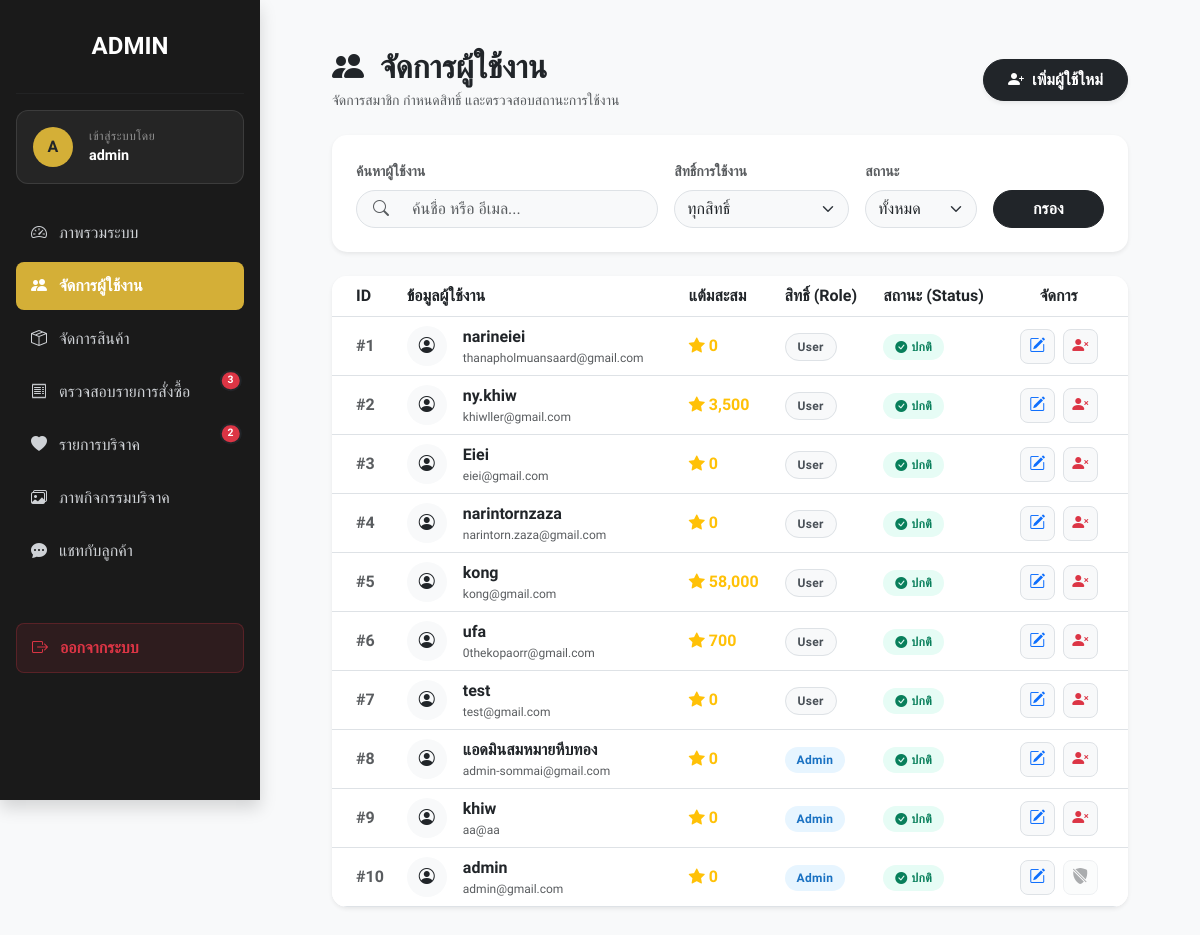
The page /admin/users.php (signed in) on the database its author committed.
### tables this page shows
CREATE TABLE `users` (
  `id` int(11) NOT NULL,
  `username` varchar(50) NOT NULL,
  `password_hash` varchar(255) NOT NULL,
  `email` varchar(100) NOT NULL,
  `role` enum('user','admin') DEFAULT 'user',
  `is_active` tinyint(1) DEFAULT 1 COMMENT '1 = ใช้งานปกติ, 0 = ระงับการใช้งาน',
  `current_points` int(11) DEFAULT 0 COMMENT 'แต้มสะสมคงเหลือ',
  `address` text DEFAULT NULL,
  `phone` varchar(20) DEFAULT NULL,
  `created_at` timestamp NOT NULL DEFAULT current_timestamp(),
  `updated_at` timestamp NOT NULL DEFAULT current_timestamp() ON UPDATE current_timestamp(),
  `reset_token` varchar(64) DEFAULT NULL,
  `reset_expires` datetime DEFAULT NULL
);

### admin/users.php (the view, shortened to what this page needs)
<?php
require_once '../config/db.php';
$search = isset($_GET['search']) ? trim($_GET['search']) : '';
$sql = "SELECT * FROM users WHERE 1=1";
$params = [];
$sql .= " ORDER BY role ASC, id DESC";
$stmt = $pdo->prepare($sql);
$stmt->execute($params);
$users = $stmt->fetchAll();
require_once 'layout/header.php';
?>
<link rel="stylesheet" href="../assets/css/admin_dashboard.css">
<div class="container-fluid py-4 px-xl-5">
    <div class="d-flex flex-column flex-md-row justify-content-between align-items-md-center mb-4 gap-3">
        <div>
            <h2 class="fw-bold mb-1"><i class="bi bi-people-fill text-dark me-2"></i> จัดการผู้ใช้งาน</h2>
            <p class="text-muted mb-0 small">จัดการสมาชิก กำหนดสิทธิ์ และตรวจสอบสถานะการใช้งาน</p>
        </div>
        <a href="user_add.php" class="btn btn-dark rounded-pill px-4 py-2 shadow-sm fw-bold">
            <i class="bi bi-person-plus-fill me-2"></i>เพิ่มผู้ใช้ใหม่
        </a>
    </div>
    <div class="card card-custom mb-4 shadow-sm">
        <div class="card-body p-4">
            <form action="" method="GET" class="row g-3 align-items-end">
                <div class="col-md-5">
                    <label class="form-label small fw-bold text-muted uppercase">ค้นหาผู้ใช้งาน</label>
                    <div class="input-group border rounded-pill overflow-hidden bg-light">
                        <span class="input-group-text bg-transparent border-0 ps-3"><i class="bi bi-search text-muted"></i></span>
                        <input type="text" name="search" class="form-control border-0 bg-transparent shadow-none" placeholder="ค้นชื่อ หรือ อีเมล..." value="<?= htmlspecialchars($search) ?>">
                    </div>
                </div>
                <div class="col-md-3">
                    <label class="form-label small fw-bold text-muted uppercase">สิทธิ์การใช้งาน</label>
                    <select name="role" class="form-select border rounded-pill shadow-none bg-light">
                        <option value="">ทุกสิทธิ์</option>
                    </select>
                </div>
                <div class="col-md-2">
                    <label class="form-label small fw-bold text-muted uppercase">สถานะ</label>
                    <select name="status" class="form-select border rounded-pill shadow-none bg-light">
                        <option value="">ทั้งหมด</option>
                    </select>
                </div>
                <div class="col-md-2 d-flex gap-2">
                    <button type="submit" class="btn btn-dark w-100 rounded-pill fw-bold">กรอง</button>
                </div>
            </form>
        </div>
    </div>
    <div class="card card-custom overflow-hidden shadow-sm">
        <div class="table-responsive">
            <table class="table table-hover mb-0 align-middle">
                <thead>
                    <tr>
                        <th class="ps-4">ID</th>
                        <th>ข้อมูลผู้ใช้งาน</th>
                        <th>แต้มสะสม</th>
                        <th>สิทธิ์ (Role)</th>
                        <th>สถานะ (Status)</th>
                        <th class="text-center pe-4">จัดการ</th>
                    </tr>
                </thead>
                <tbody class="bg-white">
                    <?php if(count($users) > 0): ?>
                        <?php $i = 1; ?>
                        <?php foreach ($users as $u): ?>
                        <tr>
                             <td class="ps-4 fw-bold text-muted">#<?= $i++ ?></td>
                            <td>
                                <div class="d-flex align-items-center">
                                    <div class="bg-light text-dark rounded-circle d-flex align-items-center justify-content-center me-3" style="width: 40px; height: 40px;">
                                        <i class="bi bi-person-circle"></i>
                                    </div>
                                    <div>
                                        <div class="fw-bold text-dark mb-0"><?= htmlspecialchars($u['username']) ?></div>
                                        <div class="text-muted extra-small" style="font-size: 0.75rem;"><?= htmlspecialchars($u['email']) ?></div>
                                    </div>
                                </div>
                            </td>
                            <td>
                                <span class="fw-bold text-warning"><i class="bi bi-star-fill me-1"></i><?= number_format($u['current_points']) ?></span>
                            </td>
                            <td>
                                <?php if ($u['role'] == 'admin'): ?>
                                    <span class="badge-soft badge-role-admin">Admin</span>
                                <?php else: ?>
                                    <span class="badge-soft badge-role-user">User</span>
                                <?php endif; ?>
                            </td>
                            <td>
                                <?php if ($u['is_active']): ?>
                                    <span class="badge-soft badge-status-active"><i class="bi bi-check-circle-fill me-1"></i>ปกติ</span>
                                <?php else: ?>
                                    <span class="badge-soft badge-status-inactive"><i class="bi bi-lock-fill me-1"></i>ระงับ</span>
                                <?php endif; ?>
                            </td>
                            <td class="text-center pe-4">
                                <div class="d-flex justify-content-center gap-2">
                                    <a href="user_edit.php?id=<?= $u['id'] ?>" class="action-btn btn btn-light border text-primary" title="แก้ไข">
                                        <i class="bi bi-pencil-square"></i>
                                    </a>
                                    <?php if ($u['id'] != $_SESSION['user_id']): ?>
                                        <?php
                                            $tParams = $_GET;
                                            $tParams['toggle_status'] = $u['id'];
                                            $tUrl = "users.php?" . http_build_query($tParams);
                                        ?>
                                        <?php if ($u['is_active']): ?>
                                            <a href="<?= $tUrl ?>" class="action-btn btn btn-light border text-danger" title="ระงับบัญชี" onclick="confirmToggle(event, this.href, 'ระงับบัญชี')">
                                                <i class="bi bi-person-x-fill"></i>
                                            </a>
                                        <?php else: ?>
                                            <a href="<?= $tUrl ?>" class="action-btn btn btn-light border text-success" title="ปลดล็อก" onclick="confirmToggle(event, this.href, 'ปลดล็อกบัญชี')">
                                                <i class="bi bi-person-check-fill"></i>
                                            </a>
                                        <?php endif; ?>
                                    <?php else: ?>
                                        <button class="action-btn btn btn-light border text-muted opacity-50" disabled title="ระงับตัวเองไม่ได้">
                                            <i class="bi bi-shield-slash-fill"></i>
                                        </button>
                                    <?php endif; ?>
                                </div>
                            </td>
                        </tr>
                        <?php endforeach; ?>
                    <?php endif; ?>
                </tbody>
            </table>
        </div>
    </div>
</div>

### assets/css/admin_dashboard.css (style rules this page uses)
body { font-family: 'Prompt', sans-serif; background-color: #f4f7f6; }
.card-custom { border-radius: 16px; border: none; box-shadow: 0 4px 20px rgba(0, 0, 0, 0.03); transition: all 0.3s ease; background: #fff; }
.badge-soft { padding: 6px 12px; border-radius: 50px; font-weight: 600; font-size: 0.75rem; letter-spacing: 0.3px; }
.badge-role-admin { background-color: rgba(220, 53, 69, 0.1); color: #dc3545; }
.badge-role-user { background-color: rgba(13, 110, 253, 0.1); color: #0d6efd; }
.badge-status-active { background-color: rgba(25, 135, 84, 0.12); color: #198754; }
.action-btn { width: 36px; height: 36px; display: inline-flex; align-items: center; justify-content: center; border-radius: 50%; transition: all 0.2s ease; }

### admin/users.php (style rules this page uses)
body { font-family: 'IBM Plex Sans Thai', sans-serif; background-color: #f4f6f9; }
.card-custom { border-radius: 15px; border: none; box-shadow: 0 5px 15px rgba(0,0,0,0.05); }
.badge-soft { padding: 6px 12px; border-radius: 50px; font-weight: 600; font-size: 0.75rem; }
.badge-role-admin { background-color: #e7f5ff; color: #1971c2; }
.badge-role-user { background-color: #f8f9fa; color: #495057; border: 1px solid #dee2e6; }
.badge-status-active { background-color: #e6fcf5; color: #087f5b; }
.action-btn { width: 35px; height: 35px; display: inline-flex; align-items: center; justify-content: center; border-radius: 8px; transition: 0.2s; }

### rows shown on the page
users: username "narineiei", email "thanapholmuansaard@gmail.com", current_points "0", role "User", is_active 1 (drawn)
users: username "ny.khiw", email "khiwller@gmail.com", current_points "3,500", role "User", is_active 1 (drawn)
users: username "Eiei", email "eiei@gmail.com", current_points "0", role "User", is_active 1 (drawn)
users: username "narintornzaza", email "narintorn.zaza@gmail.com", current_points "0", role "User", is_active 1 (drawn)
users: username "kong", email "kong@gmail.com", current_points "58,000", role "User", is_active 1 (drawn)
users: username "ufa", email "0thekopaorr@gmail.com", current_points "700", role "User", is_active 1 (drawn)
users: username "test", email "test@gmail.com", current_points "0", role "User", is_active 1 (drawn)
users: username "แอดมินสมหมายหีบทอง", email "admin-sommai@gmail.com", current_points "0", role "Admin", is_active 1 (drawn)
users: username "khiw", email "aa@aa", current_points "0", role "Admin", is_active 1 (drawn)
users: username "admin", email "admin@gmail.com", current_points "0", role "Admin", is_active 1 (drawn)

### other values the page prints
substr($_SESSION['username'] ?? 'A', 0, 1) "A"
$_SESSION['username'] "admin"
$pending_orders "3"
$pending_donations "2"
